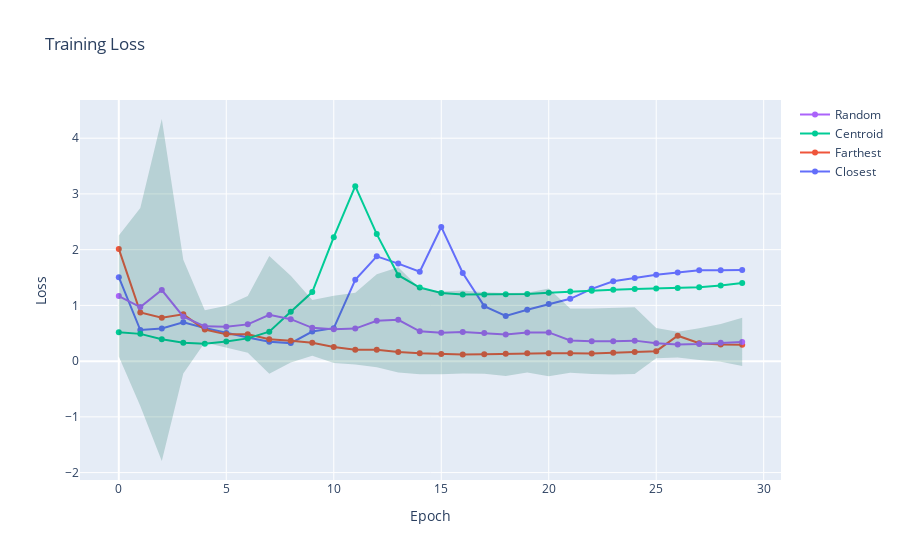

The notebook cell this image was saved under:
### Code cell
fig = go.Figure()
fig.add_trace(go.Scatter(y=losses[0], mode='lines+markers', name='Closest'))
fig.add_trace(go.Scatter(y=losses[1], mode='lines+markers', name='Farthest'))
fig.add_trace(go.Scatter(y=losses[2], mode='lines+markers', name='Centroid'))
fig.add_trace(go.Scatter(y=np.mean(random_losses, axis=0), mode='lines+markers', name='Random'))

fig.add_trace(go.Scatter(
    x=np.arange(len(random_losses[0])),
    y=np.mean(random_losses, axis=0) + 2*np.std(random_losses, axis=0),
    mode='lines',
    line=dict(width=0),
    showlegend=False
))
fig.add_trace(go.Scatter(
    x=np.arange(len(random_losses[0])),
    y=np.mean(random_losses, axis=0) - 2*np.std(random_losses, axis=0),
    mode='lines',
    line=dict(width=0),
    fill='tonexty',
    fillcolor='rgba(0,100,80,0.2)',
    showlegend=False
))

fig.update_layout(title='Training Loss', xaxis_title='Epoch', yaxis_title='Loss')
pio.show(fig)

### Figure 1 — Plotly figure (JSON) as saved in the notebook; plotly's stock layout.template omitted (floating-point values rounded to 4 significant figures)
{"data": [{"mode": "lines+markers", "name": "Closest", "type": "scatter", "y": [1.507, 0.5583, 0.5869, 0.6957, 0.5946, 0.5063, 0.4252, 0.3495, 0.3235, 0.5315, 0.5918, 1.459, 1.88, 1.751, 1.604, 2.408, 1.582, 0.987, 0.8097, 0.9219, 1.026, 1.119, 1.298, 1.434, 1.49, 1.551, 1.588, 1.632, 1.633, 1.637]}, {"mode": "lines+markers", "name": "Farthest", "type": "scatter", "y": [2.014, 0.8741, 0.7769, 0.8402, 0.5667, 0.4805, 0.4824, 0.3942, 0.365, 0.331, 0.2534, 0.2023, 0.2061, 0.1644, 0.1418, 0.1287, 0.1213, 0.1253, 0.1324, 0.1393, 0.1416, 0.1404, 0.1382, 0.1525, 0.1643, 0.179, 0.4567, 0.3225, 0.2967, 0.2947]}, {"mode": "lines+markers", "name": "Centroid", "type": "scatter", "y": [0.5175, 0.4892, 0.3932, 0.3283, 0.3138, 0.3527, 0.4083, 0.5285, 0.8872, 1.239, 2.225, 3.139, 2.279, 1.541, 1.321, 1.225, 1.194, 1.194, 1.201, 1.205, 1.228, 1.249, 1.262, 1.28, 1.294, 1.304, 1.314, 1.327, 1.355, 1.402]}, {"mode": "lines+markers", "name": "Random", "type": "scatter", "y": [1.167, 0.9694, 1.276, 0.7973, 0.6238, 0.6185, 0.6597, 0.8299, 0.7527, 0.598, 0.5713, 0.5836, 0.7233, 0.7413, 0.5344, 0.5087, 0.5226, 0.5051, 0.4772, 0.5122, 0.5157, 0.3694, 0.3559, 0.3586, 0.368, 0.323, 0.2981, 0.3059, 0.3292, 0.3446]}, {"line": {"width": 0}, "mode": "lines", "showlegend": false, "type": "scatter", "x": [0, 1, 2, 3, 4, 5, 6, 7, 8, 9, 10, 11, 12, 13, 14, 15, 16, 17, 18, 19, 20, 21, 22, 23, 24, 25, 26, 27, 28, 29], "y": [2.252, 2.746, 4.344, 1.818, 0.9143, 0.994, 1.167, 1.888, 1.531, 1.098, 1.175, 1.226, 1.558, 1.686, 1.304, 1.251, 1.266, 1.235, 1.22, 1.228, 1.301, 0.9457, 0.944, 0.9566, 0.9675, 0.5933, 0.5288, 0.5903, 0.6685, 0.7784]}, {"fill": "tonexty", "fillcolor": "rgba(0,100,80,0.2)", "line": {"width": 0}, "mode": "lines", "showlegend": false, "type": "scatter", "x": [0, 1, 2, 3, 4, 5, 6, 7, 8, 9, 10, 11, 12, 13, 14, 15, 16, 17, 18, 19, 20, 21, 22, 23, 24, 25, 26, 27, 28, 29], "y": [0.08223, -0.8071, -1.792, -0.2235, 0.3334, 0.2429, 0.1525, -0.2283, -0.02568, 0.09752, -0.03254, -0.05895, -0.1114, -0.2035, -0.2351, -0.2333, -0.2208, -0.2253, -0.2658, -0.2037, -0.2697, -0.2069, -0.2322, -0.2393, -0.2315, 0.05262, 0.06746, 0.02155, -0.01003, -0.0891]}], "layout": {"title": {"text": "Training Loss"}, "xaxis": {"title": {"text": "Epoch"}}, "yaxis": {"title": {"text": "Loss"}}}}
